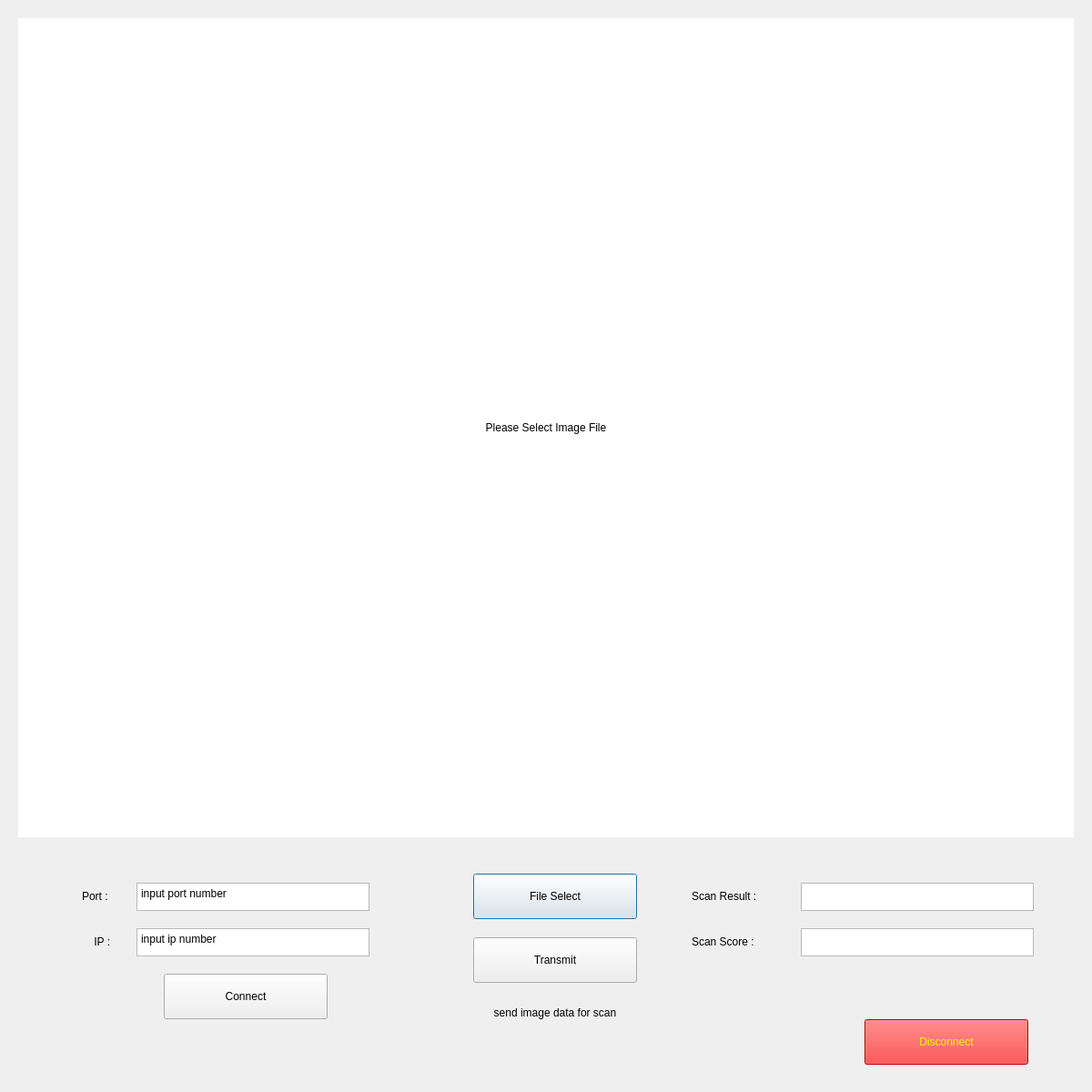
<?xml version="1.0" encoding="UTF-8"?>
<ui version="4.0">
 <class>ScanProgram</class>
 <widget class="QDialog" name="ScanProgram">
  <property name="geometry">
   <rect>
    <x>0</x>
    <y>0</y>
    <width>1200</width>
    <height>1200</height>
   </rect>
  </property>
  <property name="windowTitle">
   <string>Dialog</string>
  </property>
  <widget class="QPushButton" name="select_btn">
   <property name="geometry">
    <rect>
     <x>520</x>
     <y>960</y>
     <width>180</width>
     <height>50</height>
    </rect>
   </property>
   <property name="text">
    <string>File Select</string>
   </property>
  </widget>
  <widget class="QLabel" name="image_zone">
   <property name="geometry">
    <rect>
     <x>20</x>
     <y>20</y>
     <width>1160</width>
     <height>900</height>
    </rect>
   </property>
   <property name="styleSheet">
    <string notr="true">background: white</string>
   </property>
   <property name="text">
    <string>Please Select Image File</string>
   </property>
   <property name="alignment">
    <set>Qt::AlignCenter</set>
   </property>
  </widget>
  <widget class="QLabel" name="scan_result">
   <property name="geometry">
    <rect>
     <x>760</x>
     <y>975</y>
     <width>120</width>
     <height>20</height>
    </rect>
   </property>
   <property name="text">
    <string>Scan Result :</string>
   </property>
  </widget>
  <widget class="QLabel" name="score_label">
   <property name="geometry">
    <rect>
     <x>760</x>
     <y>1025</y>
     <width>120</width>
     <height>20</height>
    </rect>
   </property>
   <property name="text">
    <string>Scan Score :</string>
   </property>
  </widget>
  <widget class="QTextBrowser" name="scan_txt">
   <property name="geometry">
    <rect>
     <x>880</x>
     <y>970</y>
     <width>256</width>
     <height>31</height>
    </rect>
   </property>
  </widget>
  <widget class="QTextBrowser" name="score_txt">
   <property name="geometry">
    <rect>
     <x>880</x>
     <y>1020</y>
     <width>256</width>
     <height>31</height>
    </rect>
   </property>
  </widget>
  <widget class="QPushButton" name="transmit_btn">
   <property name="geometry">
    <rect>
     <x>520</x>
     <y>1030</y>
     <width>180</width>
     <height>50</height>
    </rect>
   </property>
   <property name="text">
    <string>Transmit</string>
   </property>
  </widget>
  <widget class="QLabel" name="send_label">
   <property name="geometry">
    <rect>
     <x>500</x>
     <y>1100</y>
     <width>220</width>
     <height>25</height>
    </rect>
   </property>
   <property name="text">
    <string>send image data for scan</string>
   </property>
   <property name="alignment">
    <set>Qt::AlignCenter</set>
   </property>
  </widget>
  <widget class="QPushButton" name="connect_btn">
   <property name="geometry">
    <rect>
     <x>180</x>
     <y>1070</y>
     <width>180</width>
     <height>50</height>
    </rect>
   </property>
   <property name="text">
    <string>Connect</string>
   </property>
  </widget>
  <widget class="QLabel" name="port_num_label">
   <property name="geometry">
    <rect>
     <x>90</x>
     <y>975</y>
     <width>120</width>
     <height>20</height>
    </rect>
   </property>
   <property name="text">
    <string>Port :</string>
   </property>
  </widget>
  <widget class="QLabel" name="ip_num_label">
   <property name="geometry">
    <rect>
     <x>100</x>
     <y>1025</y>
     <width>61</width>
     <height>20</height>
    </rect>
   </property>
   <property name="text">
    <string> IP :</string>
   </property>
  </widget>
  <widget class="QPushButton" name="disconnect_btn">
   <property name="geometry">
    <rect>
     <x>950</x>
     <y>1120</y>
     <width>180</width>
     <height>50</height>
    </rect>
   </property>
   <property name="styleSheet">
    <string notr="true">color: yellow;
background-color: #ff0000;
</string>
   </property>
   <property name="text">
    <string>Disconnect</string>
   </property>
  </widget>
  <widget class="QTextEdit" name="port_num">
   <property name="geometry">
    <rect>
     <x>150</x>
     <y>970</y>
     <width>256</width>
     <height>31</height>
    </rect>
   </property>
   <property name="html">
    <string>&lt;!DOCTYPE HTML PUBLIC &quot;-//W3C//DTD HTML 4.0//EN&quot; &quot;http://www.w3.org/TR/REC-html40/strict.dtd&quot;&gt;
&lt;html&gt;&lt;head&gt;&lt;meta name=&quot;qrichtext&quot; content=&quot;1&quot; /&gt;&lt;style type=&quot;text/css&quot;&gt;
p, li { white-space: pre-wrap; }
&lt;/style&gt;&lt;/head&gt;&lt;body style=&quot; font-family:'Gulim'; font-size:9pt; font-weight:400; font-style:normal;&quot;&gt;
&lt;p style=&quot; margin-top:0px; margin-bottom:0px; margin-left:0px; margin-right:0px; -qt-block-indent:0; text-indent:0px;&quot;&gt;input port number&lt;/p&gt;&lt;/body&gt;&lt;/html&gt;</string>
   </property>
  </widget>
  <widget class="QTextEdit" name="ip_num">
   <property name="geometry">
    <rect>
     <x>150</x>
     <y>1020</y>
     <width>256</width>
     <height>31</height>
    </rect>
   </property>
   <property name="html">
    <string>&lt;!DOCTYPE HTML PUBLIC &quot;-//W3C//DTD HTML 4.0//EN&quot; &quot;http://www.w3.org/TR/REC-html40/strict.dtd&quot;&gt;
&lt;html&gt;&lt;head&gt;&lt;meta name=&quot;qrichtext&quot; content=&quot;1&quot; /&gt;&lt;style type=&quot;text/css&quot;&gt;
p, li { white-space: pre-wrap; }
&lt;/style&gt;&lt;/head&gt;&lt;body style=&quot; font-family:'Gulim'; font-size:9pt; font-weight:400; font-style:normal;&quot;&gt;
&lt;p style=&quot; margin-top:0px; margin-bottom:0px; margin-left:0px; margin-right:0px; -qt-block-indent:0; text-indent:0px;&quot;&gt;input ip number&lt;/p&gt;&lt;/body&gt;&lt;/html&gt;</string>
   </property>
  </widget>
 </widget>
 <resources/>
 <connections/>
</ui>
